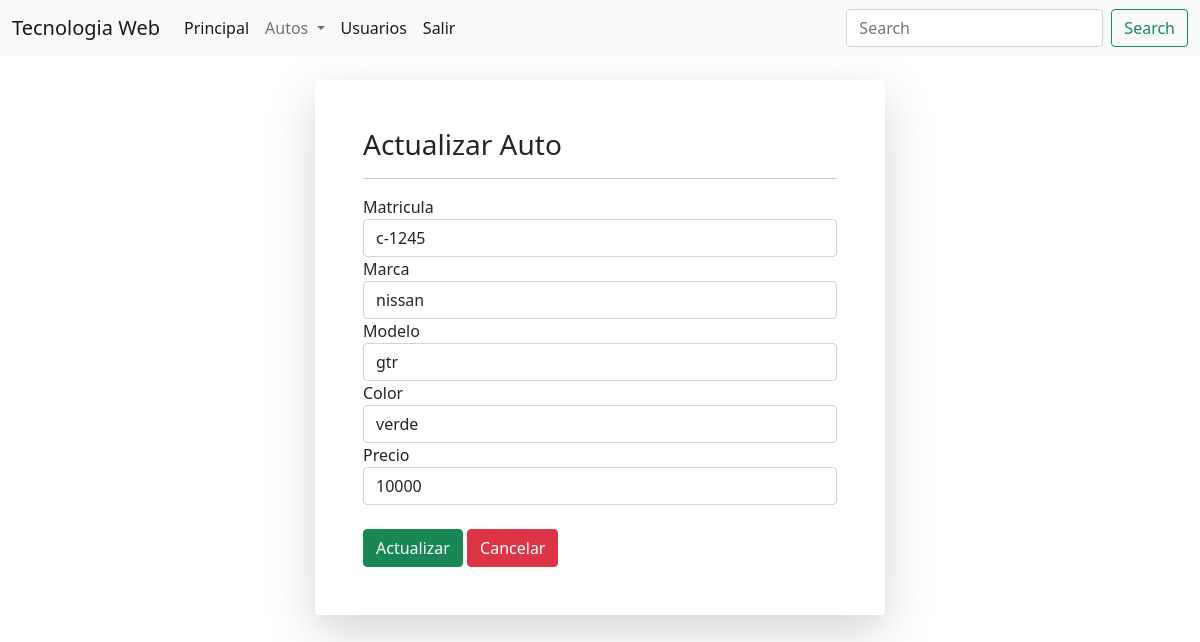
Screenshot of /edit_Autos.php?edit_id=2 (signed in) with the database file from the repository.
### tables this page shows
CREATE TABLE `automovil` (
  `idAuto` int(11) NOT NULL,
  `matricula` varchar(20) NOT NULL,
  `marca` varchar(60) NOT NULL,
  `modelo` varchar(60) NOT NULL,
  `color` varchar(60) NOT NULL,
  `precio` double(10,0) NOT NULL
);

### class/autos.php (called while the page is built, shortened)
<?php
class crud
{
    private $db;
    function __construct($conn)
    {
        $this->db = $conn;
    }
?>
<?php
    public function getID($idAuto)
    {
        $stmt = $this->db->prepare("SELECT * FROM automovil WHERE idAuto=:idAuto");
        $stmt->execute(array(":idAuto" => $idAuto));
        $editRow = $stmt->fetch(PDO::FETCH_ASSOC);
        return $editRow;
    }
}

### edit_Autos.php (the view, shortened to what this page needs)
<?php
include('config.php');
include_once 'class/autos.php';
$crud = new crud($conn);
if (isset($_GET['edit_id'])) {
    $idAuto = $_GET['edit_id'];
    extract($crud->getID($idAuto));
}
?>
<!doctype html>
<html lang="en">
<head>
    <link href="https://cdn.jsdelivr.net/npm/bootstrap@5.0.2/dist/css/bootstrap.min.css" rel="stylesheet">
    <?php require_once "menu.php" ?>
</head>
<body>
    <div class="container"><br>
        <div class="row justify-content-center">
            <div class="col-6 p-5 bg-white shadow-lg rounded">
                <h3>Actualizar Auto</h3>
                <hr>
                <form method="post">
                    <div class="form-group">
                        <label for="matricula">Matricula</label>
                        <input id="matricula" value="<?php echo $matricula; ?>" class="form-control" type="text" name="matricula">
                    </div>
                    <div class="form-group">
                        <label for="marca">Marca</label>
                        <input id="marca" value="<?php echo $marca; ?>" class="form-control" type="text" name="marca">
                    </div>
                    <div class="form-group">
                        <label for="modelo">Modelo</label>
                        <input id="modelo" value="<?php echo $modelo; ?>" class="form-control" type="text" name="modelo">
                    </div>
                    <div class="form-group">
                        <label for="color">Color</label>
                        <input id="color" value="<?php echo $color; ?>" class="form-control" type="text" name="color">
                    </div>
                    <div class="form-group">
                        <label for="precio">Precio</label>
                        <input id="precio" value="<?php echo $precio; ?>" class="form-control" type="text" name="precio">
                    </div><br>
                    <button class="btn btn-success" name="btn-update" type="submit">Actualizar</button>
                    <a href="admin_Autos.php"><button type="button" class="btn btn-danger">Cancelar</button><br></a>
                </form>
            </div>
        </div>
    </div>
</body>
</html>

### rows the page displays
automovil: matricula "c-1245", marca "nissan", modelo "gtr", color "verde", precio "10000"
